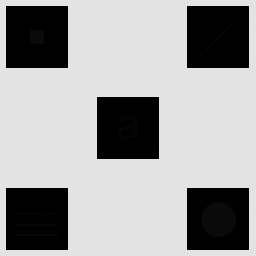
#> input picture Imagen_con_detalles_escondidos.tif, 256 x 256 px, found by its file name
$ python E1.PY
#> lines starting #> are read from the running program, lines starting #| are printed output that depends on the picture
#> further down, img is the input picture: shape (256, 256); min 0, max 228, mean 160.7
### TRABAJO PRACTICO 1 - PROBLEMA 1 ###
### ECUALIZACION LOCAL DE HISTOGRAMA ###

import cv2
import matplotlib.pyplot as plt
import numpy as np


def ecualizacion_local(img, M, N):
    """
    Implementa ecualización local de histograma con ventana MxN.
    Parámetros:
    - img: imagen en escala de grises
    - M: alto de la ventana (impar)
    - N: ancho de la ventana (impar)
    """
#> called with M = 31, N = 41
    if M % 2 == 0:
        M += 1
    if N % 2 == 0:
        N += 1

    pad_y = M // 2
    pad_x = N // 2

    img_output = np.zeros_like(img, dtype=np.uint8)
    img_padded = cv2.copyMakeBorder(img, pad_y, pad_y, pad_x, pad_x, cv2.BORDER_REPLICATE)
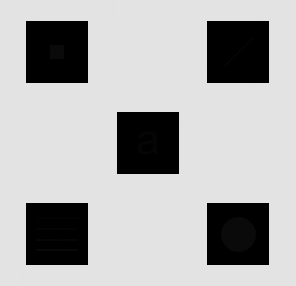
#> img_padded: shape (286, 296); min 0, max 228, mean 175.6
    rows, cols = img.shape
#> rows = 256; cols = 256

    for i in range(rows):
        for j in range(cols):
            window = img_padded[i:i + M, j:j + N]
            window_eq = cv2.equalizeHist(window)
            img_output[i, j] = window_eq[pad_y, pad_x]
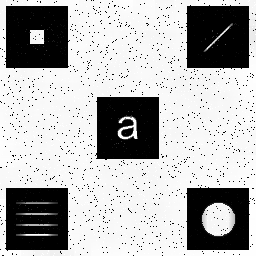
#> img_output: shape (256, 256); min 0, max 255, mean 177.1
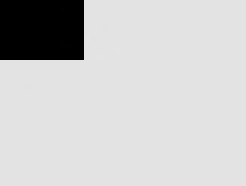
#> window: shape (31, 41) (shown 6 times larger); min 0, max 228, mean 202

    return img_output


# [22 lines of commented-out code are left out]


img = cv2.imread(r'C:\Users\Usuario\OneDrive\Documentos\TUIA\4to Cuatri\PDI\TP\Imagen_con_detalles_escondidos.tif', cv2.IMREAD_GRAYSCALE)

if img is None:
    print("Error: No se pudo cargar la imagen")
    exit()

# Aplicar ecualizacion local con ventana 51x51

print("Procesando ecualizacion local con ventana 31x41...")
img_eq_31 = ecualizacion_local(img, 31, 41)


# Histograma e imagen ecualizada

plt.figure(figsize=(12, 6))
plt.subplot(1, 3, 2)
plt.imshow(img_eq_31, cmap='gray')
plt.title('Ecualizacion local con ventana 31x41')
plt.axis('off')


plt.subplot(1, 3, 3)
plt.hist(img_eq_31.ravel(), bins=256, range=(0, 256), color='gray', alpha=0.7)
plt.title('Histograma')
plt.xlabel('Intensidad')
plt.ylabel('Frecuencia')

plt.subplot(1, 3, 1)
plt.imshow(img, cmap='gray')
plt.title('Original')
plt.axis('off')

plt.tight_layout()
plt.show()
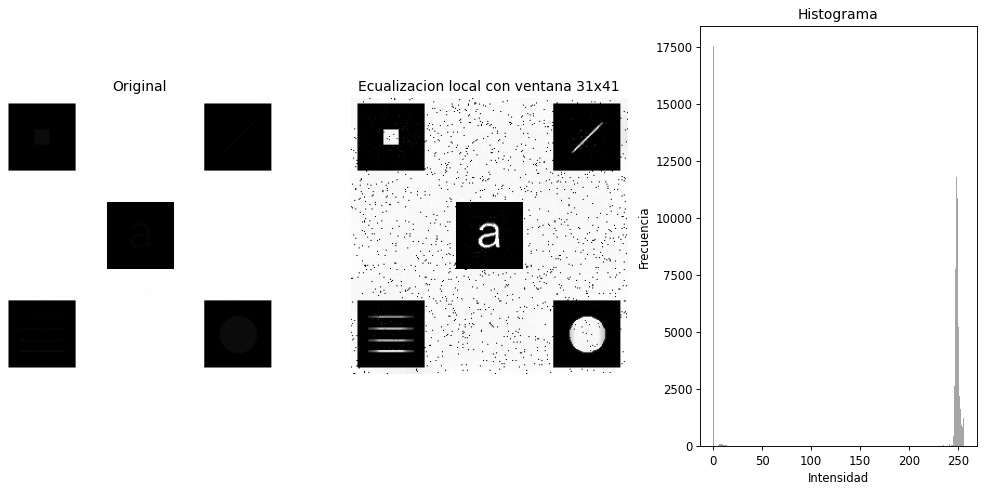
#> figure drawn by matplotlib, 3 panels; panel 2: tallest bar 17542 high, from x = 0 to 1


# [37 lines of commented-out code are left out]
